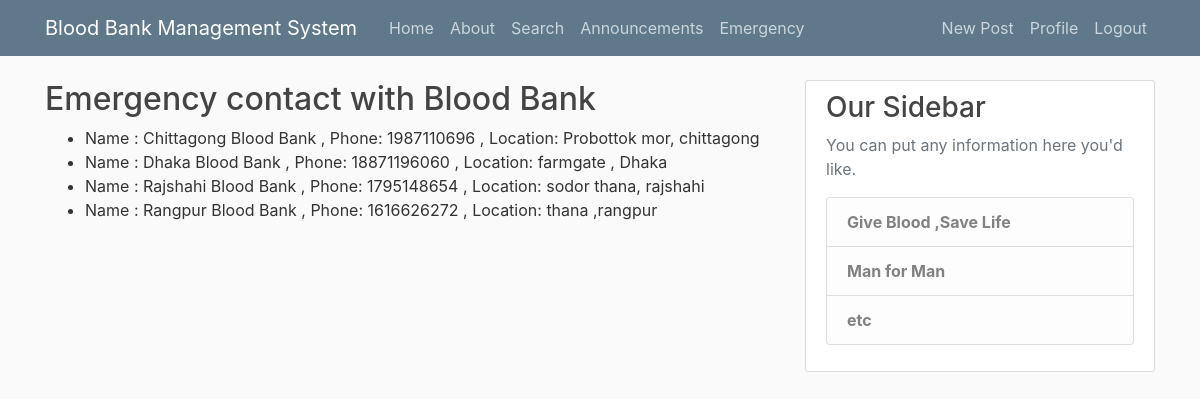
The app's page /emergency/ (signed in) with its own data.
### blog/models.py (models this page shows, shortened)
class emergency(models.Model):
    b_name = models.CharField(max_length=100)
    cell = models.IntegerField()
    location = models.CharField(max_length=50)

### blog/views.py (the view)
# urls.py: path('emergency/', emar , name='emer-gency'),
def emar(request):
    context = {
        'emergency': emergency.objects.all()
    }
    return render(request, 'blog/emergency.html', context)

### blog/templates/blog/emergency.html
{% extends "blog/base.html" %}
{% block content %}
	<h2>Emergency contact with Blood Bank</h2>
	{% for emergenc in emergency %}
		<div >
			<ul>
				<li class="article-content">Name : {{ emergenc.b_name }} , Phone: {{ emergenc.cell }} , Location: {{ emergenc.location }}</li>
			</ul>
		</div>
	{% endfor %}
{% endblock content %}

### blog/static/blog/main.css (style rules this page uses)
body { background: #fafafa; color: #333333; margin-top: 5rem; }
h1, h2, h3, h4, h5, h6 { color: #444444; }
ul { margin: 0; }
.article-content { white-space: pre-line; }

### records on screen
emergency: b_name "Chittagong Blood Bank", cell "1987110696", location "Probottok mor, chittagong"
emergency: b_name "Dhaka Blood Bank", cell "18871196060", location "farmgate , Dhaka"
emergency: b_name "Rajshahi Blood Bank", cell "1795148654", location "sodor thana, rajshahi"
emergency: b_name "Rangpur Blood Bank", cell "1616626272", location "thana ,rangpur"
